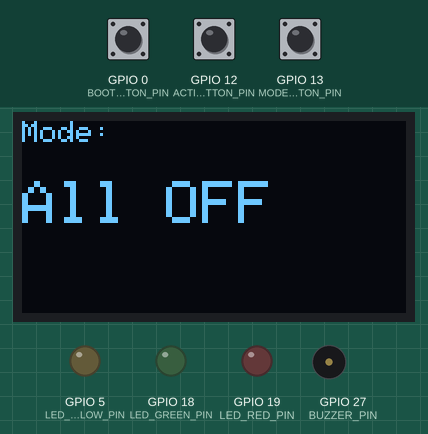
A program run on a simulated ESP32. Shown: 128×64 one-colour display, output pins drawn as LEDs (lit = HIGH), buzzer (waves = sounding). Inputs (shaded band) come from the test bench; at power-on: GPIO 13 (MODE_BUTTON_PIN) HIGH, GPIO 12 (ACTION_BUTTON_PIN) HIGH, GPIO 0 (BOOT_BUTTON_PIN) HIGH.

Above: at 1.2 s.
1.3 s: GPIO 13 (MODE_BUTTON_PIN) pulled LOW for 0.15 s
At 1.9 s:
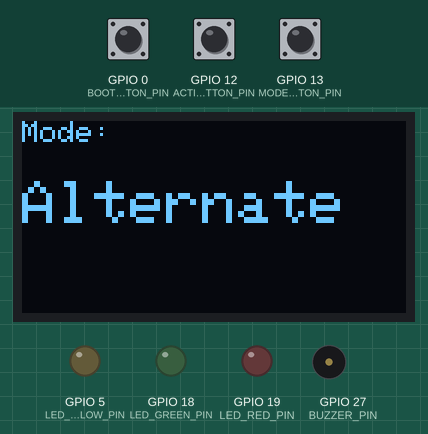
2.0 s: GPIO 12 (ACTION_BUTTON_PIN) pulled LOW for 0.15 s
At 2.9 s:
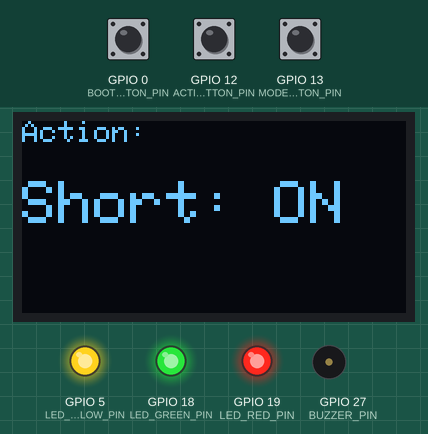
3.6 s: GPIO 12 (ACTION_BUTTON_PIN) pulled LOW for 3.2 s
At 6.2 s:
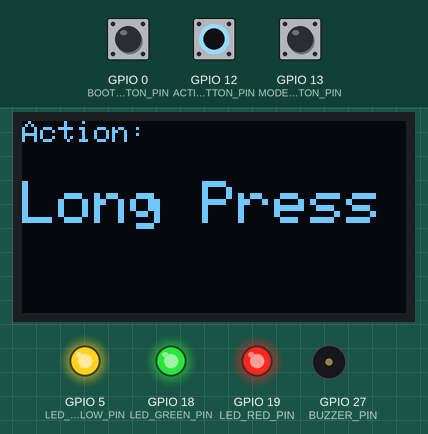
8.3 s: GPIO 0 (BOOT_BUTTON_PIN) pulled LOW for 0.15 s
At 9.1 s:
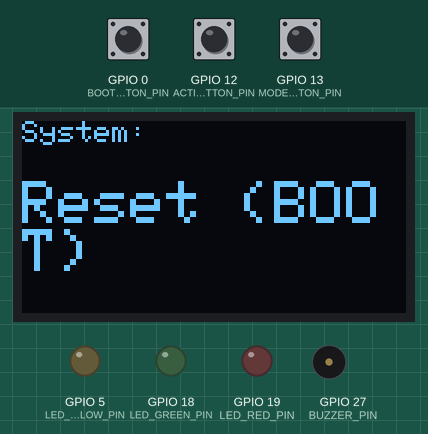
9.9 s: GPIO 12 (ACTION_BUTTON_PIN) pulled LOW for 1 s
At 11.3 s:
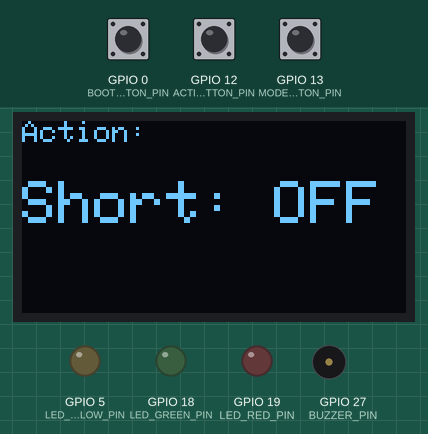
12.4 s: GPIO 13 (MODE_BUTTON_PIN) pulled LOW for 1 s
At 14.01 s:
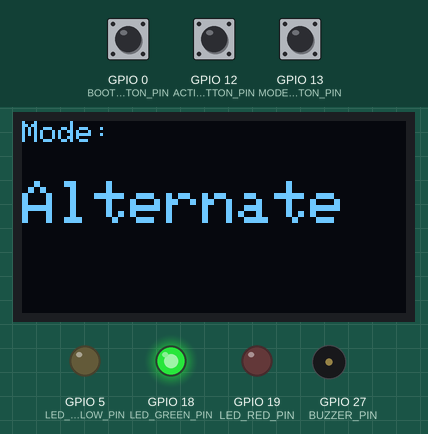
Timing chart, 0 to 15.0 s (numbered marks = the images above; inputs shaded):
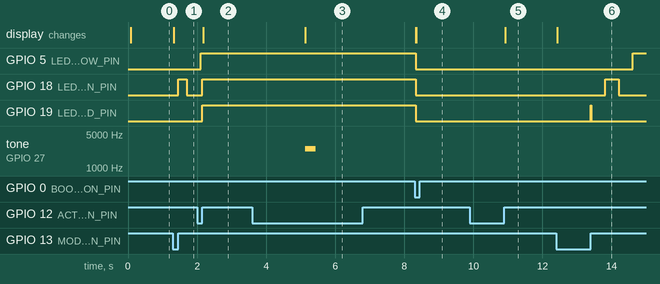

Measured:
- after the input at 1.3 s, GPIO 18 (LED_GREEN_PIN): LOW → HIGH after 0.16 s, → LOW 0.25 s later; the display: changes at once (image 1)
- after the input at 2.0 s, GPIO 5 (LED_YELLOW_PIN): goes on until 2.1 s, then stays HIGH; GPIO 18 (LED_GREEN_PIN): LOW → HIGH after 0.15 s; the display: changes after 0.18 s (image 2)
- after the input at 3.6 s, tone on GPIO 27 (BUZZER_PIN): silent → 2500 Hz after 1.5 s, → silent 0.30 s later; the display: changes after 1.5 s (image 3)
- after the input at 8.3 s, GPIO 5 (LED_YELLOW_PIN), GPIO 18 (LED_GREEN_PIN), GPIO 19 (LED_RED_PIN): HIGH → LOW at once; the display: first changes at once (image 4 shows a later state)
- after the input at 9.9 s, the display: changes after 1.0 s (image 5)
- after the input at 12.4 s, GPIO 5 (LED_YELLOW_PIN): LOW → HIGH after 2.2 s; GPIO 18 (LED_GREEN_PIN): LOW → HIGH after 1.4 s, → LOW 0.40 s later; GPIO 19 (LED_RED_PIN): LOW → HIGH after 1.0 s, → LOW 0.01 s later; the display: changes at once (image 6)

The program:

main.cpp
```cpp
// ============================================================================
// Project Title : ESP32 Smart LED Controller with OLED Display & Buzzer
// Name          : HASSAN AL
// RegNo  #      : 23-NTU-CS-1255
//
// Description:
// This firmware controls 3 LEDs and a buzzer using an ESP32.
// It demonstrates multiple lighting patterns, button-based interactions,
// and OLED feedback for visual monitoring.
//
// ▶ Mode Button → Switches between LED effects:
//     1. OFF → 2. ALTERNATE → 3. ALL ON → 4. SMOOTH PWM FADE
// ▶ Action Button → Short press toggles all LEDs; long press activates buzzer
// ▶ Boot Button  → Resets everything back to OFF state
//
// Components Used:
//   - ESP32 NodeMCU (DevKit v1)
//   - 3 LEDs (Red, Green, Yellow)
//   - 2 Push Buttons (Mode, Action)
//   - 1 Piezo Buzzer
//   - 0.96" I2C OLED Display (SSD1306)
// ============================================================================

#include <Arduino.h>
#include <Wire.h>
#include <Adafruit_GFX.h>
#include <Adafruit_SSD1306.h>
#include <math.h>

// ----------------------- Pin Mapping -----------------------
#define BUZZER_PIN           27
#define MODE_BUTTON_PIN      13
#define ACTION_BUTTON_PIN    12
#define BOOT_BUTTON_PIN      0    // Built-in boot/reset button

#define LED_RED_PIN          19
#define LED_GREEN_PIN        18
#define LED_YELLOW_PIN       5

// ----------------------- PWM Configuration -----------------
#define PWM_RESOLUTION_BITS  8
#define LED_PWM_FREQUENCY    5000
#define BUZZER_PWM_CHANNEL   0
#define LED_RED_CHANNEL      1
#define LED_GREEN_CHANNEL    2
#define LED_YELLOW_CHANNEL   3

// ----------------------- OLED Setup ------------------------
#define OLED_SCREEN_WIDTH    128
#define OLED_SCREEN_HEIGHT   64
#define OLED_I2C_ADDRESS     0x3C
Adafruit_SSD1306 oledDisplay(OLED_SCREEN_WIDTH, OLED_SCREEN_HEIGHT, &Wire, -1);

// ----------------------- Mode Management -------------------
enum LightingMode {
  MODE_OFF = 0,
  MODE_ALTERNATE,
  MODE_ALL_ON,
  MODE_FADE,
  TOTAL_MODES
};

LightingMode activeLightingMode = MODE_OFF;

// ----------------------- Timing Variables ------------------
unsigned long ledBlinkTimer = 0;
const unsigned long LED_BLINK_INTERVAL = 400;
bool isBlinkOn = false;

unsigned long ledFadeTimer = 0;
unsigned long buttonPressStartTime = 0;
bool isButtonPressed = false;
bool isLongPressHandled = false;

unsigned long lastModeButtonPressTime = 0;
unsigned long lastBootButtonPressTime = 0;
const unsigned long BUTTON_DEBOUNCE_DELAY = 50;

// Manual LED toggle state bb(used after short press)
bool isManualControlEnabled = false;
bool manualLEDState = false;

// ============================================================================
// OLED Utility — Print text on 2 lines (header + main info)
// ============================================================================
void displayOLEDMessage(const char* headerText, const char* mainMessage) {
  oledDisplay.clearDisplay();
  oledDisplay.setTextSize(1);
  oledDisplay.setTextColor(SSD1306_WHITE);
  oledDisplay.setCursor(0, 0);
  oledDisplay.println(headerText);

  oledDisplay.setTextSize(2);
  oledDisplay.setCursor(0, 20);
  oledDisplay.println(mainMessage);
  oledDisplay.display();
}

// ============================================================================
// Change LED Mode — Called when MODE button is pressed
// ============================================================================
void updateLightingMode(LightingMode newMode) {
  activeLightingMode = newMode;
  isManualControlEnabled = false;  // disable manual LED control if new mode selected

  switch (newMode) {
    case MODE_OFF:
      displayOLEDMessage("Mode:", "All OFF");
      ledcWrite(LED_RED_CHANNEL, 0);
      ledcWrite(LED_GREEN_CHANNEL, 0);
      ledcWrite(LED_YELLOW_CHANNEL, 0);
      break;

    case MODE_ALTERNATE:
      displayOLEDMessage("Mode:", "Alternate");
      ledBlinkTimer = millis();
      isBlinkOn = false;
      break;

    case MODE_ALL_ON:
      displayOLEDMessage("Mode:", "All ON");
      ledcWrite(LED_RED_CHANNEL, 255);
      ledcWrite(LED_GREEN_CHANNEL, 255);
      ledcWrite(LED_YELLOW_CHANNEL, 255);
      break;

    case MODE_FADE:
      displayOLEDMessage("Mode:", "PWM Fade");
      ledFadeTimer = millis();
      break;
  }
}

// ============================================================================
// Buzzer Utility — Simple tone function
// ============================================================================
void playBuzzerTone(unsigned int toneFrequency, unsigned long toneDuration) {
  ledcWriteTone(BUZZER_PWM_CHANNEL, toneFrequency);
  delay(toneDuration);
  ledcWriteTone(BUZZER_PWM_CHANNEL, 0);
}

// ============================================================================
// SETUP — Initialization Code
// ============================================================================
void setup() {
  Serial.begin(115200);

  // Configure input pins with internal pull-ups
  pinMode(MODE_BUTTON_PIN, INPUT_PULLUP);
  pinMode(ACTION_BUTTON_PIN, INPUT_PULLUP);
  pinMode(BOOT_BUTTON_PIN, INPUT_PULLUP);

  // Configure LED and buzzer pins for PWM output
  ledcSetup(BUZZER_PWM_CHANNEL, 2000, PWM_RESOLUTION_BITS);
  ledcAttachPin(BUZZER_PIN, BUZZER_PWM_CHANNEL);

  ledcSetup(LED_RED_CHANNEL, LED_PWM_FREQUENCY, PWM_RESOLUTION_BITS);
  ledcAttachPin(LED_RED_PIN, LED_RED_CHANNEL);

  ledcSetup(LED_GREEN_CHANNEL, LED_PWM_FREQUENCY, PWM_RESOLUTION_BITS);
  ledcAttachPin(LED_GREEN_PIN, LED_GREEN_CHANNEL);

  ledcSetup(LED_YELLOW_CHANNEL, LED_PWM_FREQUENCY, PWM_RESOLUTION_BITS);
  ledcAttachPin(LED_YELLOW_PIN, LED_YELLOW_CHANNEL);

  // Initialize OLED Display
  Wire.begin(21, 22);
  if (!oledDisplay.begin(SSD1306_SWITCHCAPVCC, OLED_I2C_ADDRESS)) {
    while (true) delay(100); // stop execution if OLED not detected
  }

  displayOLEDMessage("System:", "Ready");
  updateLightingMode(MODE_OFF);
}

// ============================================================================
// LOOP — Core Logic
// ============================================================================
void loop() {
  unsigned long currentMillis = millis();

  // -------------------- MODE BUTTON --------------------
  if (digitalRead(MODE_BUTTON_PIN) == LOW) {
    if (currentMillis - lastModeButtonPressTime > BUTTON_DEBOUNCE_DELAY) {
      activeLightingMode = (LightingMode)((activeLightingMode + 1) % TOTAL_MODES);
      updateLightingMode(activeLightingMode);
      while (digitalRead(MODE_BUTTON_PIN) == LOW) delay(10);
      lastModeButtonPressTime = millis();
    }
  }

  // -------------------- BOOT BUTTON --------------------
  if (digitalRead(BOOT_BUTTON_PIN) == LOW) {
    if (currentMillis - lastBootButtonPressTime > BUTTON_DEBOUNCE_DELAY) {
      updateLightingMode(MODE_OFF);
      displayOLEDMessage("System:", "Reset (BOOT)");
      while (digitalRead(BOOT_BUTTON_PIN) == LOW) delay(10);
      lastBootButtonPressTime = millis();
    }
  }

  // -------------------- ACTION BUTTON --------------------
  int actionButtonState = digitalRead(ACTION_BUTTON_PIN);

  // Detect initial press
  if (actionButtonState == LOW && !isButtonPressed) {
    isButtonPressed = true;
    buttonPressStartTime = currentMillis;
    isLongPressHandled = false;
  }

  // Handle long press (buzzer)
  if (actionButtonState == LOW && isButtonPressed && !isLongPressHandled) {
    if (currentMillis - buttonPressStartTime >= 1500) { // 1.5 sec = long press
      displayOLEDMessage("Action:", "Long Press");
      playBuzzerTone(2500, 300);
      isLongPressHandled = true;
    }
  }

  // Handle release
  if (actionButtonState == HIGH && isButtonPressed) {
    unsigned long pressDuration = currentMillis - buttonPressStartTime;
    isButtonPressed = false;

    // If short press, toggle LEDs manually
    if (!isLongPressHandled && pressDuration < 1500) {
      isManualControlEnabled = true;
      manualLEDState = !manualLEDState;

      if (manualLEDState) {
        ledcWrite(LED_RED_CHANNEL, 255);
        ledcWrite(LED_GREEN_CHANNEL, 255);
        ledcWrite(LED_YELLOW_CHANNEL, 255);
        displayOLEDMessage("Action:", "Short: ON");
      } else {
        ledcWrite(LED_RED_CHANNEL, 0);
        ledcWrite(LED_GREEN_CHANNEL, 0);
        ledcWrite(LED_YELLOW_CHANNEL, 0);
        displayOLEDMessage("Action:", "Short: OFF");
      }
    }
  }

  // -------------------- LED MODE BEHAVIOR --------------------
  if (!isManualControlEnabled) {
    switch (activeLightingMode) {

      case MODE_ALTERNATE:
        if (currentMillis - ledBlinkTimer >= LED_BLINK_INTERVAL) {
          ledBlinkTimer = currentMillis;
          isBlinkOn = !isBlinkOn;
          static int currentLEDIndex = 0;
          if (isBlinkOn) {
            currentLEDIndex = (currentLEDIndex + 1) % 3;
            ledcWrite(LED_RED_CHANNEL,   (currentLEDIndex == 0) ? 255 : 0);
            ledcWrite(LED_GREEN_CHANNEL, (currentLEDIndex == 1) ? 255 : 0);
            ledcWrite(LED_YELLOW_CHANNEL,(currentLEDIndex == 2) ? 255 : 0);
          } else {
            ledcWrite(LED_RED_CHANNEL, 0);
            ledcWrite(LED_GREEN_CHANNEL, 0);
            ledcWrite(LED_YELLOW_CHANNEL, 0);
          }
        }
        break;

      case MODE_FADE: {
        unsigned long elapsedTime = (currentMillis - ledFadeTimer) % 2000;
        float timeFraction = elapsedTime / 2000.0f;
        float redValue   = (sin(2 * PI * timeFraction) + 1.0f) / 2.0f;
        float greenValue = (sin(2 * PI * (timeFraction + 1.0 / 3.0)) + 1.0f) / 2.0f;
        float yellowValue= (sin(2 * PI * (timeFraction + 2.0 / 3.0)) + 1.0f) / 2.0f;

        ledcWrite(LED_RED_CHANNEL,   (int)(redValue * 255));
        ledcWrite(LED_GREEN_CHANNEL, (int)(greenValue * 255));
        ledcWrite(LED_YELLOW_CHANNEL,(int)(yellowValue * 255));
        break;
      }

      default:
        break;
    }
  }

  delay(8); // short delay for stability
}
```
